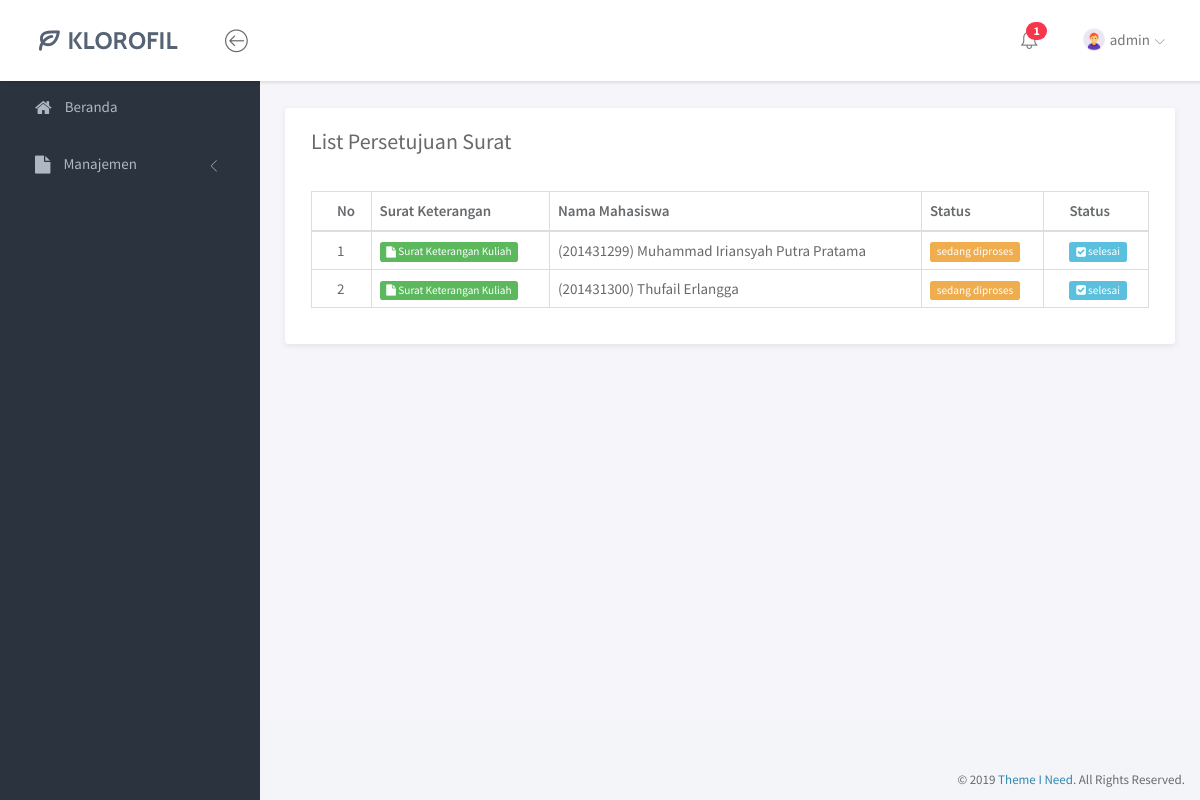
The page /index.php?page=persetujuansurat (signed in) on the database as committed earlier.
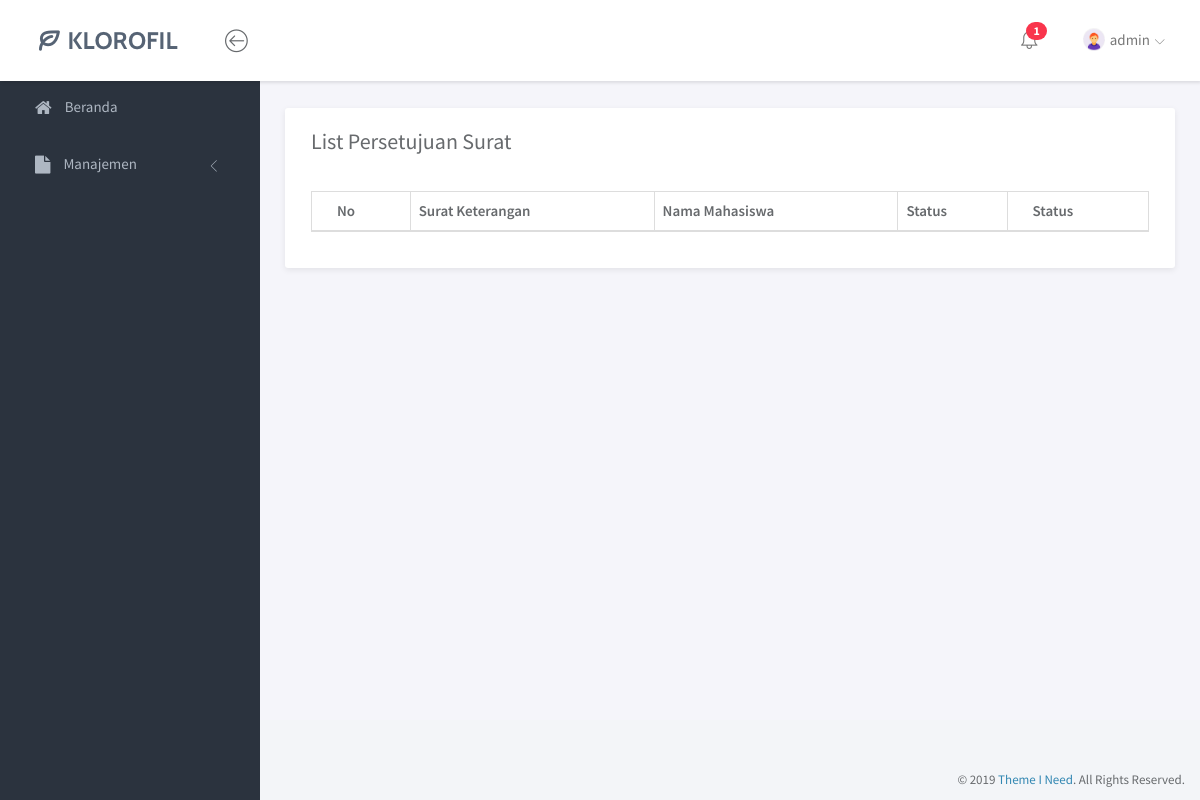
The same page on the database as committed later.
### tables this page shows
CREATE TABLE `tbl_user` (
  `id_user` int(11) NOT NULL,
  `username` varchar(15) NOT NULL,
  `password` varchar(10) NOT NULL,
  `role` int(2) NOT NULL,
  `terakhir_login` timestamp NULL DEFAULT NULL ON UPDATE CURRENT_TIMESTAMP
);

CREATE TABLE `tbl_suratkonfirmasi` (
  `id_suratkonfirmasi` int(5) NOT NULL,
  `id_kategori` varchar(15) NOT NULL,
  `nim` varchar(15) NOT NULL,
  `status_surat` int(1) NOT NULL,
  `file` text NOT NULL,
  `data` text NOT NULL
);

CREATE TABLE `tbl_kategorisurat` (
  `id_kategori` varchar(15) NOT NULL,
  `nama` varchar(50) NOT NULL,
  `kode` varchar(5) NOT NULL,
  `file` text,
  `ket` text
);

CREATE TABLE `tbl_mahasiswa` (
  `nim` varchar(15) NOT NULL,
  `nama_lengkap` varchar(100) NOT NULL,
  `email` varchar(50) NOT NULL,
  `ipk` decimal(3,2) NOT NULL,
  `semester` int(1) NOT NULL,
  `password` varchar(10) NOT NULL,
  `terakhir_login` timestamp NULL DEFAULT NULL ON UPDATE CURRENT_TIMESTAMP
);

### page/persetujuansurat/persetujuansurat.php (the view, shortened to what this page needs)
<div class="panel panel-headline">
    <div class="panel-heading">
        <div class="row">
            <div class="col-md-12">
                <div class="pull-left">
                    <h3 class="panel-title">List Persetujuan Surat</h3>
                </div>
            </div>
        </div>
    </div>
    <div class="panel-body">
        <div class="row">
            <div class="col-md-12">
                <div class="table-responsive">
                    <table class="table table-bordered example">
                        <thead>
                            <tr>
                                <th>No</th>
                                <th>Surat Keterangan</th>
                                <th>Nama Mahasiswa</th>
                                <th>Status</th>
                                <th>Status</th>
                            </tr>
                        </thead>
                        <tbody>
                            <?php
                            $no = 1;
                            $q = mysqli_query($conn, "SELECT * FROM tbl_suratkonfirmasi
                                                    JOIN tbl_mahasiswa ON tbl_suratkonfirmasi.nim=tbl_mahasiswa.nim
                                                    JOIN tbl_kategorisurat ON tbl_suratkonfirmasi.id_kategori=tbl_kategorisurat.id_kategori");
                            while($data=mysqli_fetch_array($q)){ ?>
                                <tr>
                                    <td><?= $no ?></td>
                                    <td><span class="label label-success"><i class="fa fa-file"></i> <?= $data['nama'] ?></span></td>
                                    <td><?= '('.$data['nim'].') '.$data['nama_lengkap'] ?></td>
                                    <td><?= getStatus($data['status_surat']) ?></td>
                                    <td><span class="label label-info"><i class="fa fa-check-square"></i> selesai</span></td>
                                </tr>
                            <?php $no++; } ?>
                        </tbody>
                    </table>
                </div>
            </div>
        </div>
    </div>
</div>

### index.php (shortened to what this page needs)
<?php
	if (!empty($_SESSION['username']) && !empty($_SESSION['password']) && !empty($_SESSION['role'])){
		include "lib/koneksi.php";
?>
<!doctype html>
<html lang="en">
<head>
	<link rel="stylesheet" href="assets/vendor/bootstrap/css/bootstrap.min.css">
	<link rel="stylesheet" href="assets/vendor/font-awesome/css/font-awesome.min.css">
	<link rel="stylesheet" href="assets/vendor/linearicons/style.css">
	<link rel="stylesheet" href="assets/vendor/chartist/css/chartist-custom.css">
	<link rel="stylesheet" href="assets/css/main.css">
	<link rel="stylesheet" href="assets/css/demo.css">
	<link rel="stylesheet" href="assets/vendor/font-awesome/css/font-awesome.min.css">
	<link rel="stylesheet" href="assets/vendor/datatables.net-bs/css/dataTables.bootstrap.min.css">
</head>
<body>
	<div id="wrapper">
		<?php
			include "service.php";
			include "header.php";
			include "sidebar.php";
		?>
		<div class="main">
			<div class="main-content">
				<div class="container-fluid">
					<?php include "content.php"; ?>
				</div>
			</div>
		</div>
		<footer>
			<div class="container-fluid">
				<p class="copyright">&copy; 2019 <a href="https://www.themeineed.com" target="_blank">Theme I Need</a>. All Rights Reserved.</p>
			</div>
		</footer>
	</div>
</body>
</html>
<?php
} ?>

### header.php (shortened to what this page needs)
<nav class="navbar navbar-default navbar-fixed-top">
			<div class="brand">
				<a href="index.html"><img src="assets/img/logo-dark.png" alt="Klorofil Logo" class="img-responsive logo"></a>
			</div>
			<div class="container-fluid">
				<div class="navbar-btn">
					<button type="button" class="btn-toggle-fullwidth"><i class="lnr lnr-arrow-left-circle"></i></button>
				</div>
				<div id="navbar-menu">
					<ul class="nav navbar-nav navbar-right">
						<li class="dropdown">
							<a href="#" class="dropdown-toggle icon-menu" data-toggle="dropdown">
								<i class="lnr lnr-alarm"></i>
								<span class="badge bg-danger">1</span>
							</a>
						</li>
						<li class="dropdown">
							<a href="#" class="dropdown-toggle" data-toggle="dropdown"><img src="<?= $photo ?>" class="img-circle" alt="Avatar"> <span><?= $nama ?></span> <i class="icon-submenu lnr lnr-chevron-down"></i></a>
						</li>
					</ul>
				</div>
			</div>
		</nav>

### sidebar.php (shortened to what this page needs)
<div id="sidebar-nav" class="sidebar">
	<div class="sidebar-scroll">
        <nav>
            <ul class="nav">
                <li><a href="?page=beranda" class=""><i class="fa fa-home"></i> <span>Beranda</span></a></li>
                <li>
                    <a href="#subPages" data-toggle="collapse" class="collapsed"><i class="fa fa-file"></i> <span>Manajemen</span> <i class="icon-submenu lnr lnr-chevron-left"></i></a>
                </li>
            </ul>
        </nav>
    </div>
</div>

### content.php
<?php
if (isset($_GET['page'])) $page=$_GET['page'];
else $page="beranda";
if ($page == "beranda")                 include("page/beranda.php");
elseif ($page == "logout")              include("page/logout.php");
    elseif ($page == "kategori")                     include("page/kategori/kategori.php");
    elseif ($page == "kategoritambah")               include("page/kategori/kategoritambah.php");
    elseif ($page == "kategoritambahpro")            include("page/kategori/kategoritambahpro.php");
    elseif ($page == "kategoriedit")                 include("page/kategori/kategoriedit.php");
    elseif ($page == "kategorieditpro")              include("page/kategori/kategorieditpro.php");
    elseif ($page == "kategorihapus")                include("page/kategori/kategorihapus.php");
    elseif ($page == "mahasiswa")                    include("page/mahasiswa/mahasiswa.php");
    elseif ($page == "mahasiswatambah")              include("page/mahasiswa/mahasiswatambah.php");
    elseif ($page == "mahasiswatambahpro")           include("page/mahasiswa/mahasiswatambahpro.php");
    elseif ($page == "mahasiswaedit")                include("page/mahasiswa/mahasiswaedit.php");
    elseif ($page == "mahasiswaeditpro")             include("page/mahasiswa/mahasiswaeditpro.php");
    elseif ($page == "mahasiswahapus")               include("page/mahasiswa/mahasiswahapus.php");
    elseif ($page == "persetujuansurat")             include("page/persetujuansurat/persetujuansurat.php");
    elseif ($page == "persetujuansurattambah")       include("page/persetujuansurat/persetujuansurattambah.php");
    elseif ($page == "persetujuansurattambahpro")    include("page/persetujuansurat/persetujuansurattambahpro.php");
    elseif ($page == "persetujuansuratedit")         include("page/persetujuansurat/persetujuansuratedit.php");
    elseif ($page == "persetujuansurateditpro")      include("page/persetujuansurat/persetujuansurateditpro.php");
    elseif ($page == "persetujuansurathapus")        include("page/persetujuansurat/persetujuansurathapus.php");
    elseif ($page == "surat")                        include("page/surat/surat.php");
    elseif ($page == "surattambah")                  include("page/surat/surattambah.php");
    elseif ($page == "surattambahpro")               include("page/surat/surattambahpro.php");
    elseif ($page == "suratedit")                    include("page/surat/suratedit.php");
    elseif ($page == "surateditpro")                 include("page/surat/surateditpro.php");
    elseif ($page == "surathapus")                   include("page/surat/surathapus.php");
    elseif ($page == "suratSKL")                     include("page/surat/suratSKL.php");
    elseif ($page == "suratSKK")                     include("page/surat/suratSKK.php");
    elseif ($page == "suratSR")                      include("page/surat/suratSR.php");
    elseif ($page == "suratSRK")                     include("page/surat/suratSRK.php");
    elseif ($page == "suratSM")                      include("page/surat/suratSM.php");
    elseif ($page == "suratkonfirmasi")              include("page/surat/suratkonfirmasi.php");
    else "Halaman tidak ditemukan";
?>

### service.php (shortened to what this page needs)
<?php
$user       = $_SESSION['username'];
$role       = $_SESSION['role'];
if ($role == 1){
    $sql = mysqli_query($conn, "SELECT * FROM tbl_user WHERE username='$user'");
    $datauser = mysqli_fetch_array($sql);
    $nama = $datauser['username'];
    $photo = 'assets/img/admin.png';
} else {
    $sql = mysqli_query($conn, "SELECT * FROM tbl_mahasiswa WHERE nim='$user'");
    $datauser = mysqli_fetch_array($sql);
    $nama = $datauser['nama_lengkap'];
    $photo = 'assets/img/no-photo.png';
}
function getStatus($params){
    switch ($params) {
        case 1:
            $nil = '<span class="label label-warning">sedang diproses</span>';
            break;
    }
    return $nil;
}
?>

Rows that differ between the two databases and show on the page:
removed tbl_suratkonfirmasi: id_kategori.nama "Surat Keterangan Kuliah", nim.nim "201431299", nim.nama_lengkap "Muhammad Iriansyah Putra Pratama", status_surat "sedang diproses"
removed tbl_suratkonfirmasi: id_kategori.nama "Surat Keterangan Kuliah", nim.nim "201431300", nim.nama_lengkap "Thufail Erlangga", status_surat "sedang diproses"
